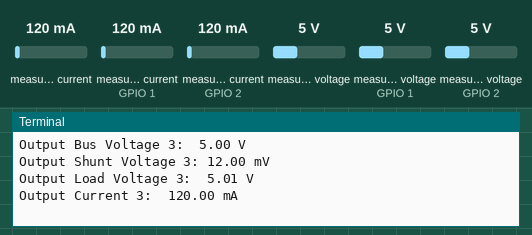
A program run on a simulated Raspberry Pi (BCM pin numbers). On the bench: the last lines printed to the terminal. Inputs (shaded band) come from the test bench; at power-on: measured current 120 mA, measured current (sensors on GPIO 1, GPIO 2) 120 mA, measured voltage 5 V, measured voltage (sensors on GPIO 1, GPIO 2) 5 V. The clock reads 2024-03-15 10:24:30 at power-on unless the program sets it.

Above: at 1.2 s.
1.3 s: measured current (sensor 0) set to 40 mA
2.8 s: measured current (sensor on GPIO 1) set to 40 mA
4.3 s: measured current (sensor on GPIO 2) set to 40 mA
5.8 s: measured voltage (sensor 0) set to 0.3 V
At 7.0 s:
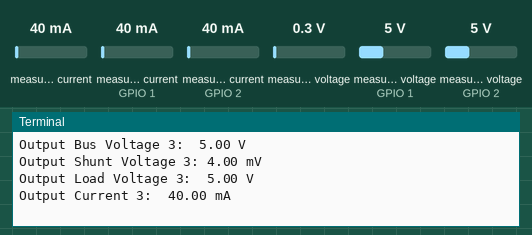
7.3 s: measured voltage (sensor on GPIO 1) set to 0.3 V
8.8 s: measured voltage (sensor on GPIO 2) set to 0.3 V
At 11.0 s:
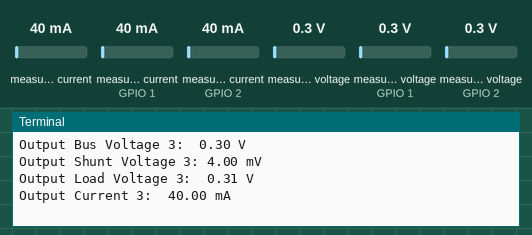
Timing chart, 0 to 11.3 s (numbered marks = the images above; inputs shaded):
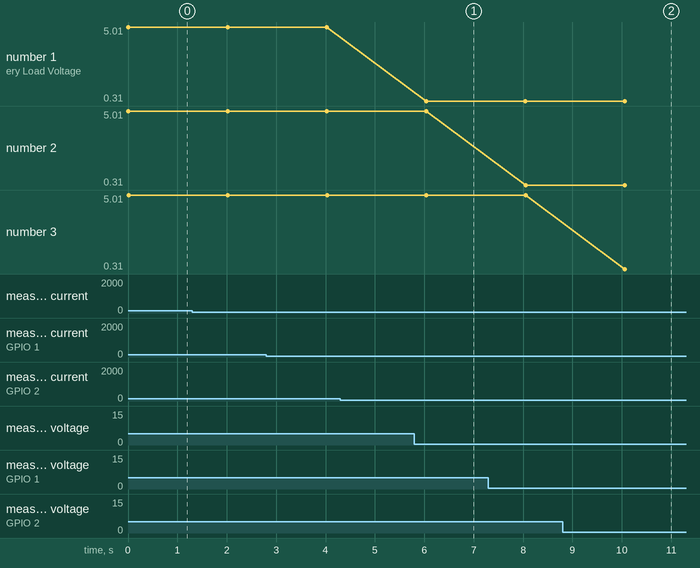

Measured:
- after the input at 5.8 s, the terminal: prints a new line after 0.24 s (image 1)
- after the input at 8.8 s, the terminal: prints a new line after 1.3 s (image 2)
- plotted number 1: 5 → 0.31 after the input at 5.8 s

The program:

testSDL_Pi_INA3221.py
```python
#!/usr/bin/env python
#
# Test SDL_Pi_INA3221
# John C. Shovic, SwitchDoc Labs
# 03/05/2015
#
#

# imports

import sys
import time
import datetime
import random
import SDL_Pi_INA3221

# Main Program

print("")
print("Test SDL_Pi_INA3221 Version 1.0 - SwitchDoc Labs")
print("")
print("Sample uses 0x40 and SunAirPlus board INA3221")
print(" Will work with the INA3221 SwitchDoc Labs Breakout Board")
print("Program Started at:"+ time.strftime("%Y-%m-%d %H:%M:%S"))
print("")

filename = time.strftime("%Y-%m-%d%H:%M:%SRTCTest") + ".txt"
starttime = datetime.datetime.utcnow()

ina3221 = SDL_Pi_INA3221.SDL_Pi_INA3221(addr=0x40)

# the three channels of the INA3221 named for SunAirPlus Solar Power Controller channels (www.switchdoc.com)
LIPO_BATTERY_CHANNEL = 1
SOLAR_CELL_CHANNEL   = 2
OUTPUT_CHANNEL       = 3


while True:

  	print("------------------------------")
  	shuntvoltage1 = 0
  	busvoltage1   = 0
  	current_mA1   = 0
  	loadvoltage1  = 0


  	busvoltage1 = ina3221.getBusVoltage_V(LIPO_BATTERY_CHANNEL)
  	shuntvoltage1 = ina3221.getShuntVoltage_mV(LIPO_BATTERY_CHANNEL)
  	# minus is to get the "sense" right.   - means the battery is charging, + that it is discharging
  	current_mA1 = ina3221.getCurrent_mA(LIPO_BATTERY_CHANNEL)

  	loadvoltage1 = busvoltage1 + (shuntvoltage1 / 1000)

  	print("LIPO_Battery Bus Voltage: %3.2f V " % busvoltage1)
  	print("LIPO_Battery Shunt Voltage: %3.2f mV " % shuntvoltage1)
  	print("LIPO_Battery Load Voltage:  %3.2f V" % loadvoltage1)
  	print("LIPO_Battery Current 1:  %3.2f mA" % current_mA1)
  	print()

  	shuntvoltage2 = 0
  	busvoltage2 = 0
  	current_mA2 = 0
  	loadvoltage2 = 0

  	busvoltage2 = ina3221.getBusVoltage_V(SOLAR_CELL_CHANNEL)
  	shuntvoltage2 = ina3221.getShuntVoltage_mV(SOLAR_CELL_CHANNEL)
  	current_mA2 = -ina3221.getCurrent_mA(SOLAR_CELL_CHANNEL)
  	loadvoltage2 = busvoltage2 + (shuntvoltage2 / 1000)

  	print("Solar Cell Bus Voltage 2:  %3.2f V " % busvoltage2)
  	print("Solar Cell Shunt Voltage 2: %3.2f mV " % shuntvoltage2)
  	print("Solar Cell Load Voltage 2:  %3.2f V" % loadvoltage2)
  	print("Solar Cell Current 2:  %3.2f mA" % current_mA2)
  	print()

  	shuntvoltage3 = 0
  	busvoltage3 = 0
  	current_mA3 = 0
  	loadvoltage3 = 0

  	busvoltage3 = ina3221.getBusVoltage_V(OUTPUT_CHANNEL)
  	shuntvoltage3 = ina3221.getShuntVoltage_mV(OUTPUT_CHANNEL)
  	current_mA3 = ina3221.getCurrent_mA(OUTPUT_CHANNEL)
  	loadvoltage3 = busvoltage3 + (shuntvoltage3 / 1000)

  	print("Output Bus Voltage 3:  %3.2f V " % busvoltage3)
  	print("Output Shunt Voltage 3: %3.2f mV " % shuntvoltage3)
  	print("Output Load Voltage 3:  %3.2f V" % loadvoltage3)
  	print("Output Current 3:  %3.2f mA" % current_mA3)
  	print()


	#
	time.sleep(2.0)
```

SDL_Pi_INA3221.py
```python
#!/usr/bin/env python

# SDL_Pi_INA3221.py Python Driver Code
# SwitchDoc Labs March 4, 2015
# V 1.2


#encoding: utf-8

from datetime import datetime

import smbus

# constants

#/*=========================================================================
#    I2C ADDRESS/BITS
#    -----------------------------------------------------------------------*/
INA3221_ADDRESS =                         (0x40)    # 1000000 (A0+A1=GND)
INA3221_READ    =                         (0x01)
#/*=========================================================================*/

#/*=========================================================================
#    CONFIG REGISTER (R/W)
#    -----------------------------------------------------------------------*/
INA3221_REG_CONFIG            =          (0x00)
#    /*---------------------------------------------------------------------*/
INA3221_CONFIG_RESET          =          (0x8000)  # Reset Bit

INA3221_CONFIG_ENABLE_CHAN1   =          (0x4000)  # Enable Channel 1
INA3221_CONFIG_ENABLE_CHAN2   =          (0x2000)  # Enable Channel 2
INA3221_CONFIG_ENABLE_CHAN3   =          (0x1000)  # Enable Channel 3

INA3221_CONFIG_AVG2     =                (0x0800)  # AVG Samples Bit 2 - See table 3 spec
INA3221_CONFIG_AVG1     =                (0x0400)  # AVG Samples Bit 1 - See table 3 spec
INA3221_CONFIG_AVG0     =                (0x0200)  # AVG Samples Bit 0 - See table 3 spec

INA3221_CONFIG_VBUS_CT2 =                (0x0100)  # VBUS bit 2 Conversion time - See table 4 spec
INA3221_CONFIG_VBUS_CT1 =                (0x0080)  # VBUS bit 1 Conversion time - See table 4 spec
INA3221_CONFIG_VBUS_CT0 =                (0x0040)  # VBUS bit 0 Conversion time - See table 4 spec

INA3221_CONFIG_VSH_CT2  =                (0x0020)  # Vshunt bit 2 Conversion time - See table 5 spec
INA3221_CONFIG_VSH_CT1  =                (0x0010)  # Vshunt bit 1 Conversion time - See table 5 spec
INA3221_CONFIG_VSH_CT0  =                (0x0008)  # Vshunt bit 0 Conversion time - See table 5 spec

INA3221_CONFIG_MODE_2   =                (0x0004)  # Operating Mode bit 2 - See table 6 spec
INA3221_CONFIG_MODE_1   = 	         (0x0002)  # Operating Mode bit 1 - See table 6 spec
INA3221_CONFIG_MODE_0 	=                (0x0001)  # Operating Mode bit 0 - See table 6 spec

#/*=========================================================================*/

#/*=========================================================================
#    SHUNT VOLTAGE REGISTER (R)
#    -----------------------------------------------------------------------*/
INA3221_REG_SHUNTVOLTAGE_1   =             (0x01)
#/*=========================================================================*/

#/*=========================================================================
#    BUS VOLTAGE REGISTER (R)
#    -----------------------------------------------------------------------*/
INA3221_REG_BUSVOLTAGE_1     =             (0x02)
#/*=========================================================================*/

SHUNT_RESISTOR_VALUE         = (0.1)   # default shunt resistor value of 0.1 Ohm


class SDL_Pi_INA3221():


    ###########################
    # INA3221 Code
    ###########################
    def __init__(self, twi=1, addr=INA3221_ADDRESS, shunt_resistor = SHUNT_RESISTOR_VALUE  ):
        self._bus = smbus.SMBus(twi)
        self._addr = addr
	config = INA3221_CONFIG_ENABLE_CHAN1 |		\
                    INA3221_CONFIG_ENABLE_CHAN2 |	\
                    INA3221_CONFIG_ENABLE_CHAN3 |	\
                    INA3221_CONFIG_AVG1 |		\
                    INA3221_CONFIG_VBUS_CT2 |		\
                    INA3221_CONFIG_VSH_CT2 |		\
                    INA3221_CONFIG_MODE_2 |		\
                    INA3221_CONFIG_MODE_1 |		\
                    INA3221_CONFIG_MODE_0


  	self._write_register_little_endian(INA3221_REG_CONFIG, config)


    def _write(self, register, data):
        #print "addr =0x%x register = 0x%x data = 0x%x " % (self._addr, register, data)
        self._bus.write_byte_data(self._addr, register, data)


    def _read(self, data):

        returndata = self._bus.read_byte_data(self._addr, data)
        #print "addr = 0x%x data = 0x%x %i returndata = 0x%x " % (self._addr, data, data, returndata)
        return returndata


    def _read_register_little_endian(self, register):

        result = self._bus.read_word_data(self._addr,register) & 0xFFFF
	lowbyte = (result & 0xFF00)>>8
	highbyte = (result & 0x00FF) << 8
	switchresult = lowbyte + highbyte
        #print "Read 16 bit Word addr =0x%x register = 0x%x switchresult = 0x%x " % (self._addr, register, switchresult)
	return switchresult


    def _write_register_little_endian(self, register, data):

	data = data & 0xFFFF
	# reverse configure byte for little endian
	lowbyte = data>>8
	highbyte = (data & 0x00FF)<<8
	switchdata = lowbyte + highbyte
        self._bus.write_word_data(self._addr, register, switchdata)
        #print "Write  16 bit Word addr =0x%x register = 0x%x data = 0x%x " % (self._addr, register, data)


    def _getBusVoltage_raw(self, channel):
	#Gets the raw bus voltage (16-bit signed integer, so +-32767)

	value = self._read_register_little_endian(INA3221_REG_BUSVOLTAGE_1+(channel -1) *2)
	if value > 32767:
		value -= 65536
        return value

    def _getShuntVoltage_raw(self, channel):
	#Gets the raw shunt voltage (16-bit signed integer, so +-32767)

	value = self._read_register_little_endian(INA3221_REG_SHUNTVOLTAGE_1+(channel -1) *2)
	if value > 32767:
		value -= 65536
	return value

    # public functions

    def getBusVoltage_V(self, channel):
	# Gets the Bus voltage in volts

	value = self._getBusVoltage_raw(channel)
	return value * 0.001


    def getShuntVoltage_mV(self, channel):
	# Gets the shunt voltage in mV (so +-168.3mV)

	value = self._getShuntVoltage_raw(channel)
	return value * 0.005

    def getCurrent_mA(self, channel):
    #Gets the current value in mA, taking into account the config settings and current LSB

	valueDec = self.getShuntVoltage_mV(channel)/ SHUNT_RESISTOR_VALUE
        return valueDec;
```
